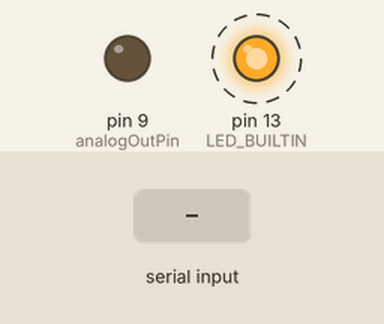
Simulated run of this sketch. Board: Arduino Uno, built with avr-gcc and run on an emulated ATmega328P. On the bench: output pins drawn as LEDs (lit = HIGH). Dashed ring = blinking. The inputs (shaded band) are chosen by the test bench. What the sketch prints to the serial monitor is not drawn.

Above: at 0.9 s.
1.3 s: "90,45\n" received over Serial
4.3 s: "5\n" received over Serial
7.3 s: "200\n" received over Serial
Timing chart, 0 to 16.3 s (numbered marks = the images above; inputs shaded):
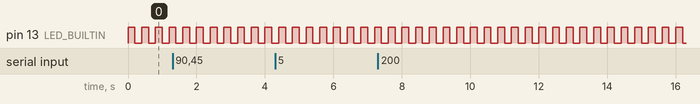

Measured:
- by itself, pin 13 (LED_BUILTIN): alternates HIGH for 0.20 s and LOW for 0.20 s

The sketch:

fan.ino
```cpp
const int analogOutPin = 9;
int startValue = 255;
int stopValue = 0;
#include <comm.h>

bool blinkstate = 0;

void setup() {
Serial.begin(9600);

pinMode(LED_BUILTIN, OUTPUT);
pinMode(analogOutPin, OUTPUT);
}
#define ID "fan"

void loop() {

  if(Serial.available() > 0){
    Message m = wait_for_message();
    //Serial.println(m.label);

    // Respond to the handshakes
    if(!handle_handshake(m,ID)){
      int start_fan = atoi(m.content);
      if (start_fan > 0){
        analogWrite(analogOutPin, startValue);
        //delay(5000);
        analogWrite(analogOutPin, stopValue);
      }


       // Respond to anything else
       send_message(m);
    }

  } else {
    blinkstate = !blinkstate;
    digitalWrite(LED_BUILTIN, blinkstate);
    delay(200);
  }
}
```
